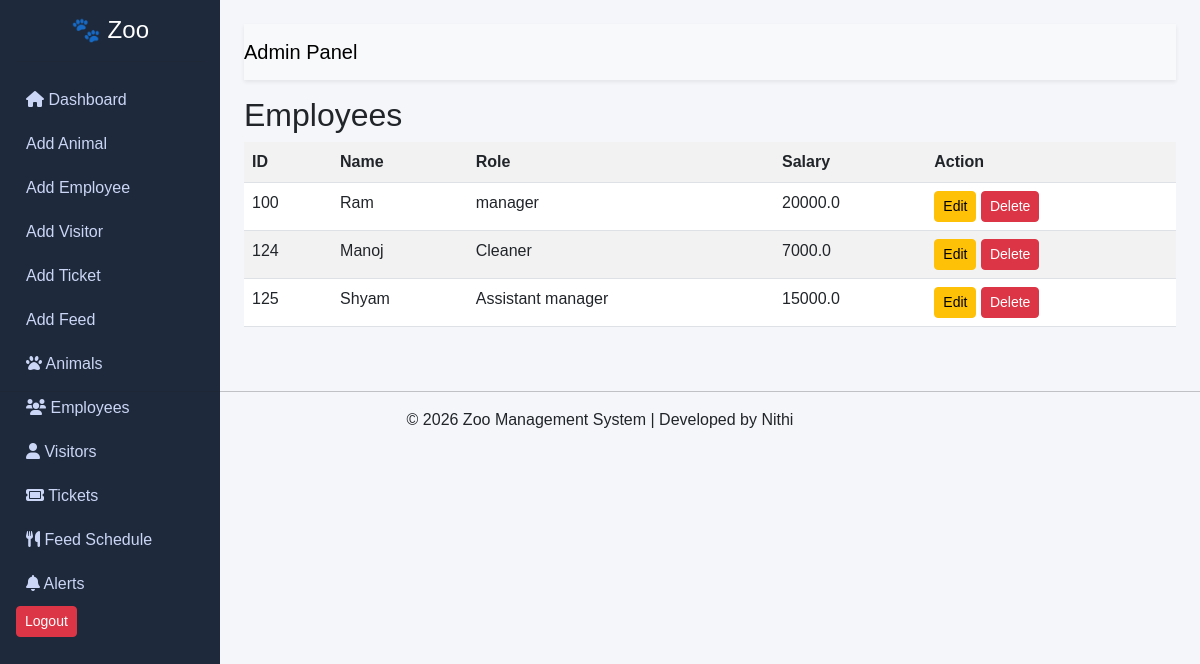
Page /employees (signed in) on the committed database.
### tables this page shows
CREATE TABLE employees (
            emp_id TEXT PRIMARY KEY,
            name TEXT,
            role TEXT,
            salary REAL
        );

### app.py (the view)
@app.route('/employees')
def employees():
    if 'user' not in session:
        return redirect('/login')
    emps = zoo_db.get_employees()
    return render_template('view_employees.html', employees=emps)

### zoo_database.py (called while the page is built)
    def get_employees(self):
        self.cursor.execute("SELECT * FROM employees")
        return self.cursor.fetchall()

### templates/view_employees.html
{% extends "base.html" %}
{% block content %}
<h2>Employees</h2>
<table class="table table-striped">
<tr>
    <th>ID</th>
    <th>Name</th>
    <th>Role</th>
    <th>Salary</th>
    <th>Action</th>
</tr>
{% for e in employees %}
<tr>
<td>{{ e[0] }}</td>
<td>{{ e[1] }}</td>
<td>{{ e[2] }}</td>
<td>{{ e[3] }}</td>
<td>
    <a href="/edit_employee/{{ e[0] }}" class="btn btn-warning btn-sm">Edit</a>
    <a href="/delete_employee/{{ e[0] }}"
   onclick="return confirm('Are you sure?')"
   class="btn btn-danger btn-sm">Delete</a>
</td>
</tr>
{% endfor %}
</table>
{% endblock %}

### static/style.css (style rules this page uses)
body { margin: 0; font-family: Arial, sans-serif; background-color: #f5f6fa; }

### rows in the picture
employees: emp_id "100", name "Ram", role "manager", salary "20000.0"
employees: emp_id "124", name "Manoj", role "Cleaner", salary "7000.0"
employees: emp_id "125", name "Shyam", role "Assistant manager", salary "15000.0"
